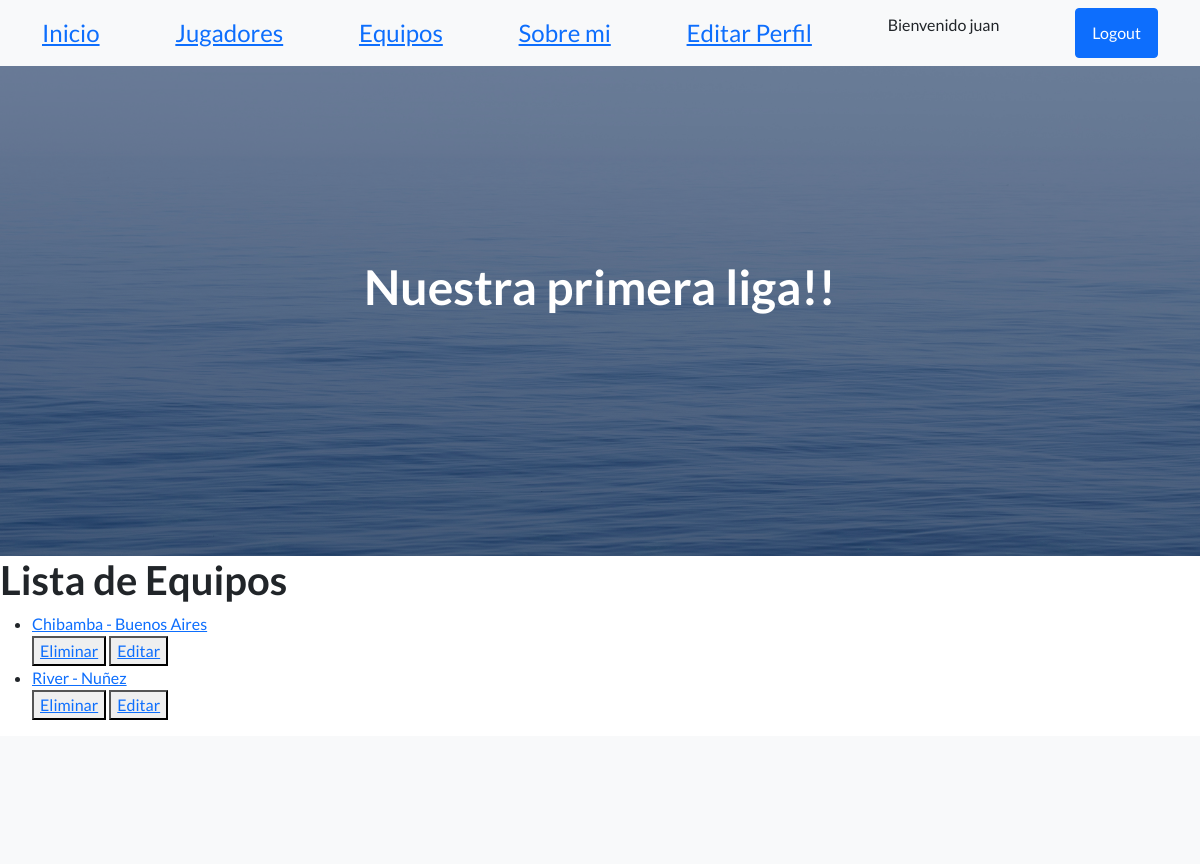
Before: /app-coder/listaEquipos (signed in) with the older database file.
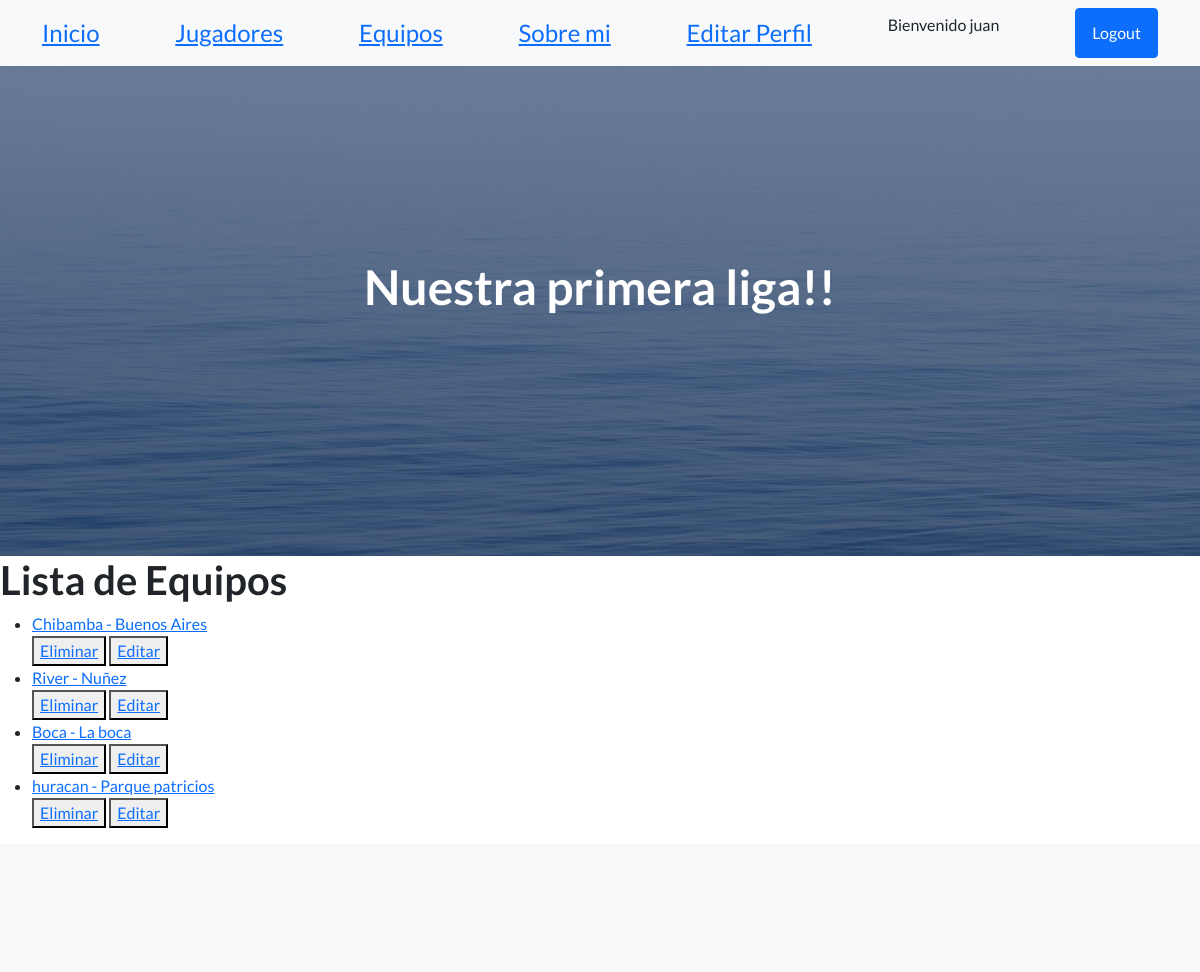
After: the same page with the newer database file.
### AppCoder/models.py (models this page shows)
class Equipo(models.Model):
    nombre = models.CharField( max_length=50)
    ciudad = models.CharField(max_length=50,null=True)
    def __str__(self):
        return f"{self.nombre} - {self.ciudad}"

### AppCoder/views.py (the view)
# urls.py: path("listaEquipos", EquipoList.as_view(),name="ListaEquipos"),
class EquipoList(LoginRequiredMixin,ListView):
    model = Equipo
    template_name = "equipo_list.html"
    context_object_name = "equipos"

### AppCoder/Template/equipo_list.html
{% extends 'padre.html' %}
{% load static %}
{% block contenidoQueCambia %}
    <h1>Lista de Equipos</h1>
    <ul>
        {% for equipo  in equipos %}
            <li>
                <a href="{% url "DetalleEquipo" equipo.id %}">
                    {{equipo}}
                </a>
            </li>
            <div>
                <button>
                    <a href="{% url "EliminaEquipo" equipo.id %}">Eliminar</a>
                </button>
                <button>
                    <a href="{% url "ActualizaEquipo" equipo.id %}">Editar</a>
                </button>
            </div>
        {% endfor %}
    </ul>
{% endblock contenidoQueCambia %}

Changed rows visible on the page:
added Equipo: nombre+ciudad "Boca - La boca"
added Equipo: nombre+ciudad "huracan - Parque patricios"
